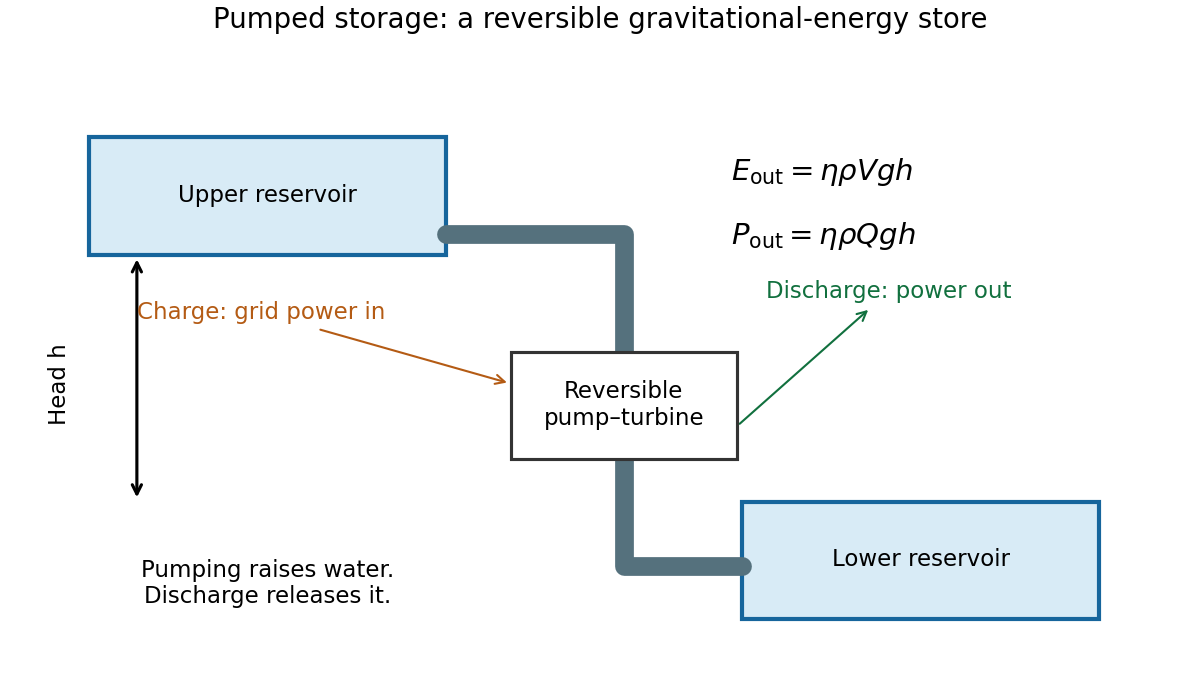

Here is the Python script that generated this plot:
from pathlib import Path
import matplotlib
matplotlib.use('Agg')
import matplotlib.pyplot as plt
import numpy as np
plt.rcParams.update({'font.size': 11, 'figure.facecolor': 'white', 'axes.facecolor': 'white'})

from matplotlib.patches import Rectangle,FancyArrowPatch
fig,ax=plt.subplots(figsize=(8,4.6),layout='constrained')
ax.set(xlim=(0,10),ylim=(0,6));ax.axis('off')
for xy,w,h in [((.7,4.0),3.0,1.1),((6.2,.6),3.0,1.1)]:
 ax.add_patch(Rectangle(xy,w,h,facecolor='#d8ebf6',edgecolor='#16659c',lw=2))
ax.text(2.2,4.5,'Upper reservoir',ha='center');ax.text(7.7,1.1,'Lower reservoir',ha='center')
ax.plot([3.7,5.2,5.2,6.2],[4.2,4.2,1.1,1.1],color='#55717d',lw=9,solid_capstyle='round')
ax.add_patch(Rectangle((4.25,2.1),1.9,1.0,facecolor='white',edgecolor='#333333',lw=1.5,zorder=4))
ax.text(5.2,2.6,'Reversible\npump–turbine',ha='center',va='center',zorder=5)
ax.annotate('',(1.1,4.0),(1.1,1.7),arrowprops={'arrowstyle':'<->','lw':1.5})
ax.text(.35,2.8,'Head h',rotation=90,va='center')
ax.annotate('Charge: grid power in',(4.25,2.8),(1.1,3.4),arrowprops={'arrowstyle':'->','color':'#b45b14'},color='#b45b14',fontsize=11)
ax.annotate('Discharge: power out',(6.15,2.4),(6.4,3.6),arrowprops={'arrowstyle':'<-','color':'#11703e'},color='#11703e',fontsize=11)
ax.text(6.1,4.7,r'$E_{\rm out}=\eta\rho Vgh$',fontsize=14)
ax.text(6.1,4.1,r'$P_{\rm out}=\eta\rho Qgh$',fontsize=14)
ax.text(2.2,.75,'Pumping raises water.\nDischarge releases it.',ha='center',fontsize=11)
ax.set_title('Pumped storage: a reversible gravitational-energy store')

fig.savefig(Path.cwd()/Path(__file__).with_suffix('.png').name, dpi=150, facecolor='white', transparent=False)
plt.close(fig)
